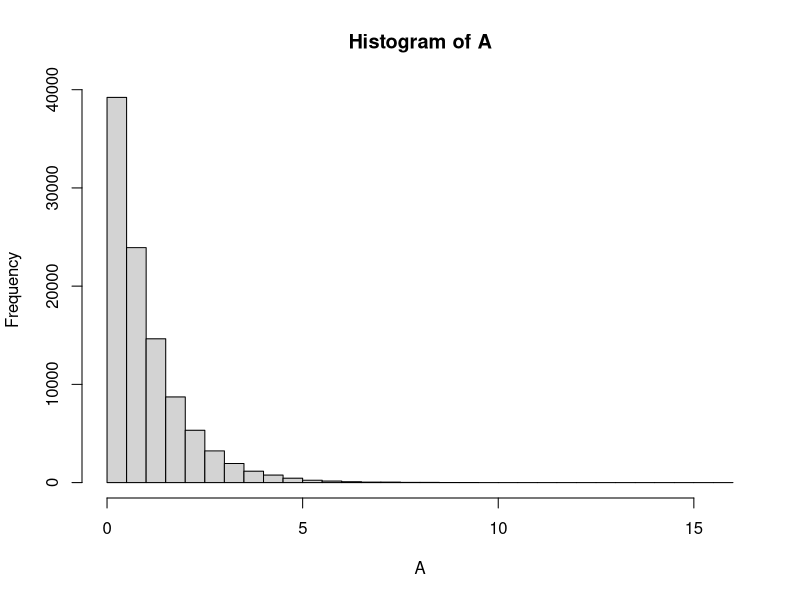
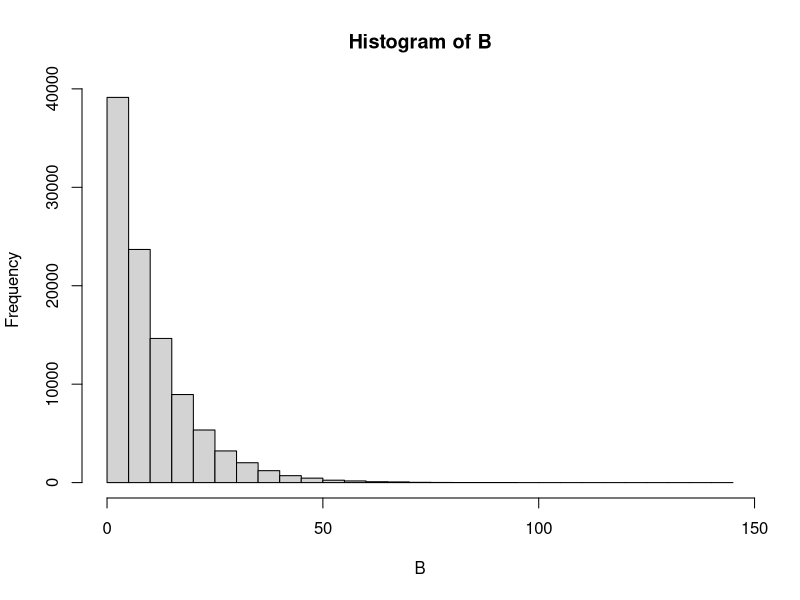

These charts were generated, in order, by the following R code: (Note: this script raises an error after producing the figures.)
b <- c(11, 12, 17, 19, 20,
       20, 24, 28, 31, 36,
       50, 51, 52, 55, 61,
       72, 73)
length(b) == 17
sum(b)

lambda <- 17/932
lambda

## Hist for a and b
n <- 10^5
A <- rexp(n, rate = 1)
hist(A, freq = T, breaks = 50)
B <- rexp(n, rate = 0.1)
hist(B, freq = T, breaks = 50)


expected <- 1/lambda
expected

# Task 2
interval <- 1.96 * (1/lambda) *(1/sqrt(20))
interval

c_interval_mean <- c(expected - interval, expected + interval)
c_interval_mean
c_interval_lambda <- 1/c_interval_mean
c_interval_lambda

# Calc P(B is worse)
z <- (800 - 20 * (expected))/((expected)*sqrt(20))
z
pnorm(z)

# Task 3
exponent <- -120*lambda
result <- exp(exponent)
result

# Simulation assuming the mean is normally distributed
n <- 10^4
set.seed(12)
x_mean <- rnorm(n, mean = expected, sd = expected/sqrt(20))

test_21 <- c()
for (x_sample in x_mean){
  temp <-  rexp(1, 1/x_sample)
  if (is.nan(temp)){
    print(x_sample)
  }
  test_21 <- c(test_21,temp)
  
}
#result
mean(test_21 >120, na.rm = T)
mean(is.na(test_21))
# Problem: mean can get negative values but a real exp function does not 
# Solution, just remove every mean outside of confidence interval
n <- 10^4
set.seed(12)
x_mean <- rnorm(n, mean = expected, sd = expected)
x_cut_mean <- x_mean(x_mean > c_interval_mean[0] & (x_mean < c_interval_mean[1]))

test_21 <- c()
for (x_sample in x_mean){
  if((x_sample > c_interval_mean[0]) & (x_sample < c_interval_mean[1]))
  
    temp <-  rexp(1, 1/x_sample)
    test_21 <- c(test_21,temp)
  
}




# # Solution: Logarithm
# 
# # Normal
# n <- 10^4
# mean <- 40
# sd <- 1
# X <- rnorm(n, mean, sd)
# mean(X)
# sd(X)
# 
# # Log
# mean_log <- log(mean)
# mean_sd <- sd/mean
# Y <- rnorm(n, mean_log, sd)
# X_log <- exp(Y)
# mean(X_log)
# sd(X_log)
# 
# 
# 
# 
# 
# 
# 
# 
# # Calculation
# mean_log <- log(expected)
# sd_log <- expected/expected
# n <- 10^4
# set.seed(12)
# x_mean <- rnorm(n, mean = mean_log, sd = sd_log)
# 
# test_21_log <- c()
# for (x_sample in x_mean){
#   temp <-  rexp(1, 1/x_sample)
#   test_21_log <- c(test_21_log,temp)
# 
# }
# #result
# mean(test_21_log >log(120), na.rm = T)